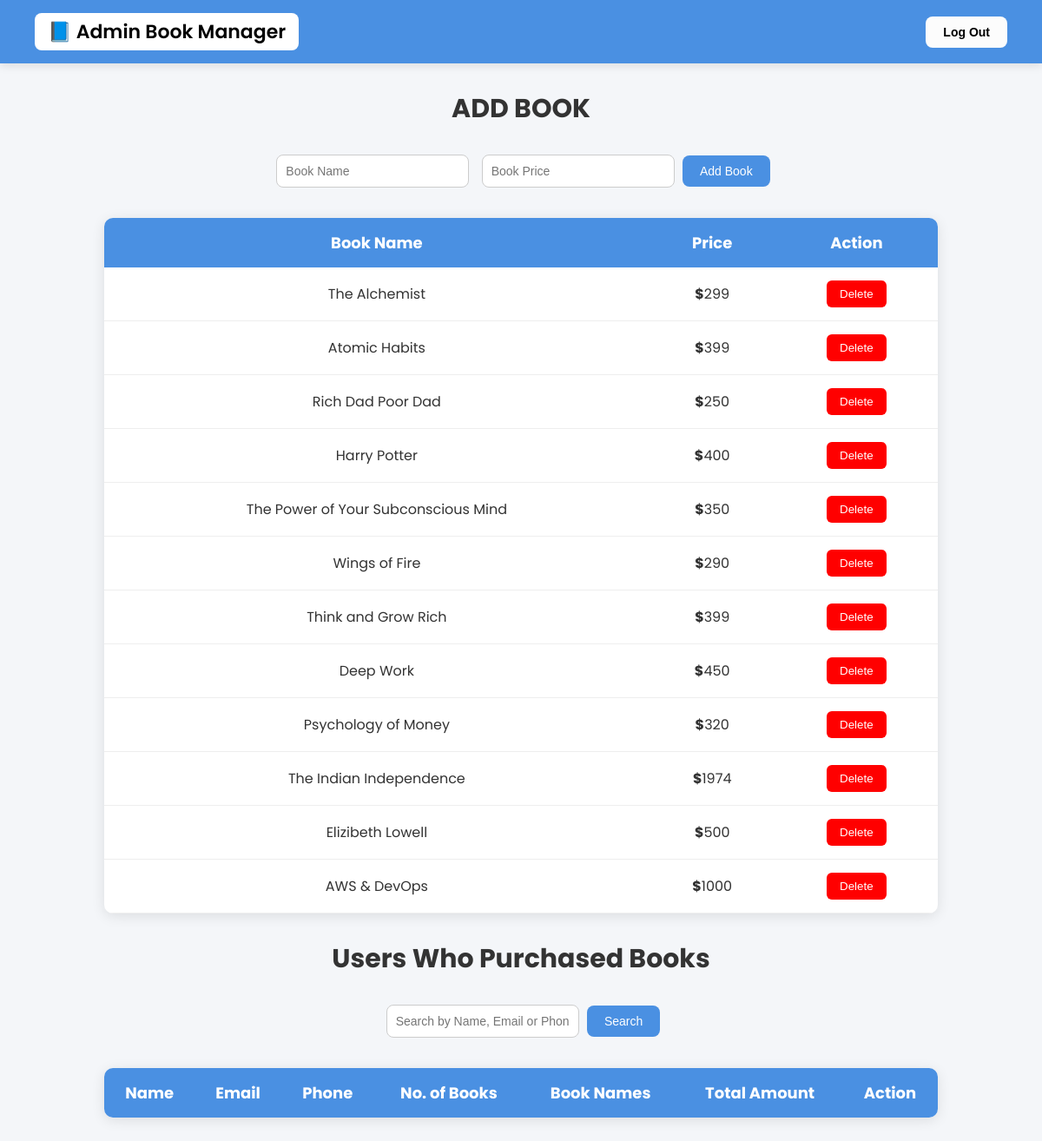
/crud/, run on the app's committed database.
### bookstore1/models.py (models this page shows, shortened)
class Book(models.Model):
    name = models.CharField(max_length=200)
    price = models.IntegerField()

### bookstore1/views.py (the view, shortened to what this page needs)
# urls.py: path("crud/", views.crud, name="crud"),  # CRUD page to manage books
def crud(request):
    books = Book.objects.all()
    if request.method == "POST":
        name = request.POST.get("name")
        price = request.POST.get("price")
        Book.objects.create(name=name, price=price)
        return redirect("crud")
    csv_path = os.path.join(settings.BASE_DIR, "bills", "Users_purchase_details.csv")
    bills = []
    return render(request, "crud.html", {"books": books, "bills": bills})

### templates/crud.html (shortened to what this page needs)
<!DOCTYPE html>
<html>
<head>
</head>
<body>
<div class="navbar">
    <div style="background:white; color: black; padding: 5px 15px; border-radius: 8px;">📘 Admin Book Manager</div>
    <a href="/">
        <button><b>Log Out</b></button>
    </a>
</div>
<h2>ADD BOOK</h2>
<form method="POST">
    <input type="text" name="name" placeholder="Book Name" required>
    <input type="number" name="price" placeholder="Book Price" required>
    <button type="submit">Add Book</button>
</form>
<table>
    <tr>
        <th>Book Name</th>
        <th>Price</th>
        <th>Action</th>
    </tr>
    {% for book in books %}
    <tr>
        <td>{{ book.name }}</td>
        <td><b>$</b>{{ book.price }}</td>
        <td>
            <a href="/delete/{{ book.id }}/">
                <button class="delete-btn">Delete</button>
            </a>
        </td>
    </tr>
    {% endfor %}
</table>
<h2>Users Who Purchased Books</h2>
<form style="text-align:center; margin-bottom:20px;" method="GET">
    <input type="text" name="search" placeholder="Search by Name, Email or Phone" value="{{ request.GET.search }}">
    <button type="submit">Search</button>
</form>
<table>
    <tr>
        <th>Name</th>
        <th>Email</th>
        <th>Phone</th>
        <th>No. of Books</th>
        <th>Book Names</th>
        <th>Total Amount</th>
        <th>Action</th>
    </tr>
</table>
</body>
</html>

### templates/crud.html (style rules this page uses)
body { margin: 0; padding: 0; font-family: "Poppins", sans-serif; background: #f4f6f9; color: #333; }
.navbar { background: #4A90E2; padding: 15px 40px; display: flex; justify-content: space-between; align-items: center; color: #fff; font-size: 22px; font-weight: 600; box-shadow: 0 3px 10px rgba(0,0,0,0.1); }
.navbar button { background: #fcfcfcff; border: none; padding: 10px 20px; border-radius: 8px; font-size: 14px; cursor: pointer; font-weight: 500; transition: 0.3s; color: black; }
h2 { text-align: center; margin-top: 30px; font-size: 30px; color: #333; }
form { width: 80%; margin: 20px auto; text-align: center; }
form input { padding: 10px; margin: 5px; width: 200px; border-radius: 8px; border: 1px solid #ccc; font-size: 14px; }
form button { padding: 10px 20px; background: #4A90E2; color: white; border: none; border-radius: 8px; cursor: pointer; transition: 0.3s; font-size: 14px; }
table { width: 80%; margin: 30px auto; border-collapse: collapse; background: #fff; border-radius: 10px; overflow: hidden; box-shadow: 0 3px 15px rgba(0,0,0,0.1); }
table th { background: #4A90E2; color: white; padding: 15px; font-size: 18px; }
table td { padding: 15px; text-align: center; font-size: 16px; border-bottom: 1px solid #eee; }
.delete-btn { background: red; color: white; border: none; padding: 8px 15px; border-radius: 6px; cursor: pointer; transition: 0.3s; }

### data on the page
Book: name "The Alchemist", price "299"
Book: name "Atomic Habits", price "399"
Book: name "Rich Dad Poor Dad", price "250"
Book: name "Harry Potter", price "400"
Book: name "The Power of Your Subconscious Mind", price "350"
Book: name "Wings of Fire", price "290"
Book: name "Think and Grow Rich", price "399"
Book: name "Deep Work", price "450"
Book: name "Psychology of Money", price "320"
Book: name "The Indian Independence", price "1974"
Book: name "Elizibeth Lowell", price "500"
Book: name "AWS & DevOps", price "1000"
